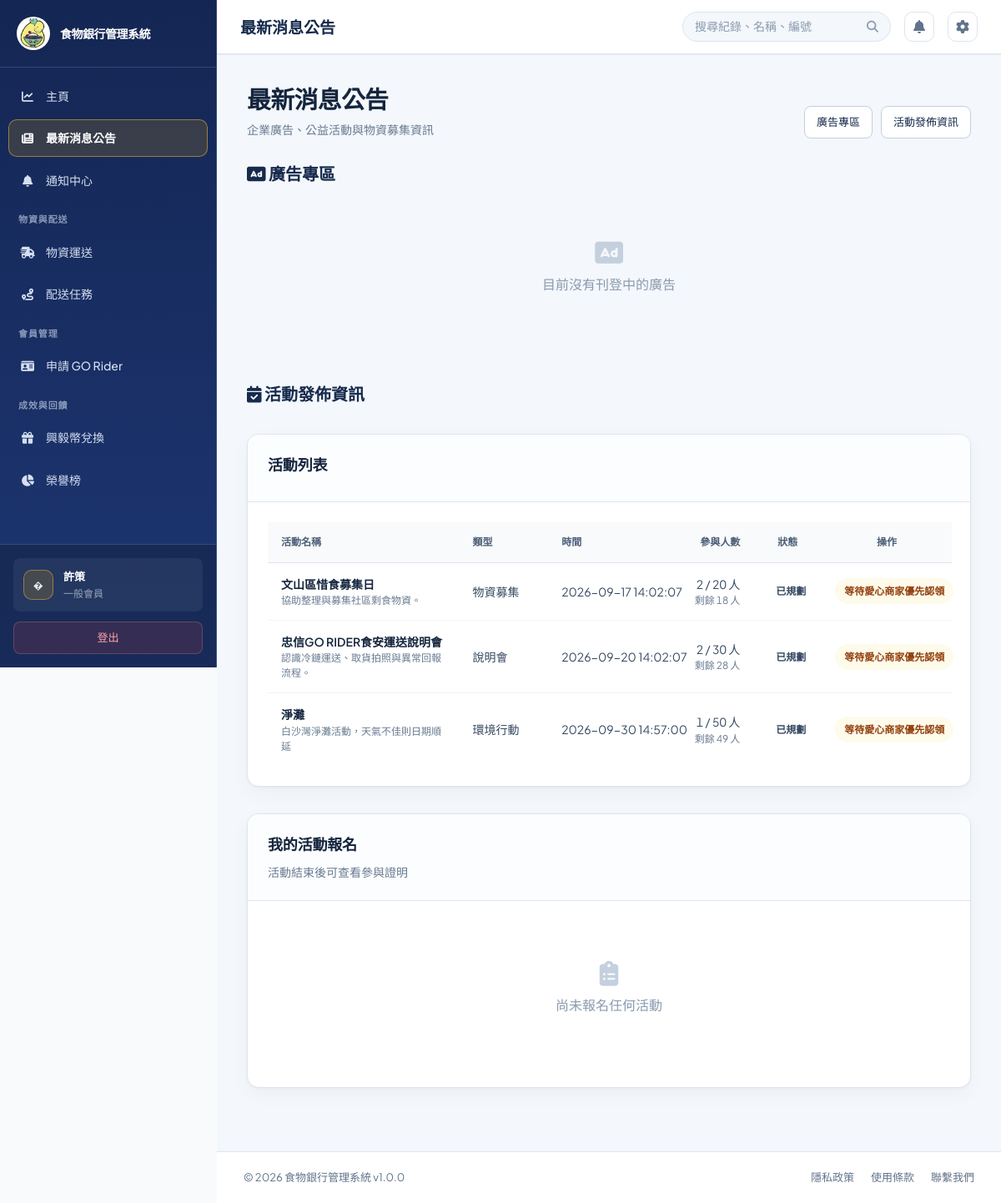
Screenshot of /?page=news (signed in) with the database file from the repository.
### tables this page shows
CREATE TABLE `users` (
  `user_id` int(11) NOT NULL,
  `username` varchar(50) NOT NULL,
  `password` varchar(255) NOT NULL,
  `email` varchar(100) NOT NULL,
  `full_name` varchar(100) NOT NULL,
  `phone` varchar(20) DEFAULT NULL,
  `role` enum('foodbank_staff','member') NOT NULL DEFAULT 'foodbank_staff',
  `member_type` enum('general','enterprise') NOT NULL DEFAULT 'general',
  `staff_type` enum('admin','clerk') DEFAULT NULL,
  `tax_id` varchar(8) DEFAULT NULL,
  `referral_source` varchar(50) DEFAULT NULL,
  `blacklisted_at` datetime DEFAULT NULL,
  `blacklist_reason` varchar(255) DEFAULT NULL,
  `department` varchar(50) DEFAULT NULL,
  `status` enum('active','inactive','suspended') DEFAULT 'active',
  `created_at` timestamp NULL DEFAULT current_timestamp(),
  `updated_at` timestamp NULL DEFAULT current_timestamp() ON UPDATE current_timestamp(),
  `created_by` int(11) DEFAULT NULL,
  `phone_verified` tinyint(1) NOT NULL DEFAULT 0,
  `is_enterprise_verified` tinyint(1) DEFAULT 0,
  `enterprise_name` varchar(150) DEFAULT NULL,
  `enterprise_verified_at` datetime DEFAULT NULL
);

CREATE TABLE `activities` (
  `activity_id` int(11) NOT NULL,
  `title` varchar(150) NOT NULL,
  `activity_type` enum('donation_drive','briefing','cleanup','promotion','other') NOT NULL DEFAULT 'other',
  `activity_type_detail` varchar(100) DEFAULT NULL,
  `description` text DEFAULT NULL,
  `start_at` datetime NOT NULL,
  `end_at` datetime DEFAULT NULL,
  `capacity` int(11) DEFAULT NULL,
  `status` enum('planned','ongoing','completed','cancelled') NOT NULL DEFAULT 'planned',
  `created_by` int(11) DEFAULT NULL,
  `created_at` timestamp NULL DEFAULT current_timestamp()
);

### src/views/activities.php (the view, shortened to what the rows shown need)
<?php
require_once BASE_PATH . '/src/models/ActivityModel.php';
require_once BASE_PATH . '/src/models/NotificationModel.php';
$activityModel = new ActivityModel();
$currentRole = $currentUser['role'] ?? 'foodbank_staff';
$isEnterpriseMember = ($currentUser['member_type'] ?? null) === 'enterprise';
$canRegisterActivities = $currentRole === 'member';
$activities = $activityModel->getAllActivities();
foreach ($activities as $index => $activity) {
    $capacity = (int) ($activity['capacity'] ?? 0);
    $remainingCapacity = $capacity > 0 ? max(0, $capacity - (int) $activity['participant_count']) : null;
    $activities[$index]['remaining_capacity'] = $remainingCapacity;
    $activities[$index]['can_register'] = $canRegisterActivities
        && ($isEnterpriseMember || $capacity <= 0 || !empty($activity['has_company_claim']))
        && ($remainingCapacity === null || $remainingCapacity > 0)
        && in_array($activity['status'], ['planned', 'ongoing'], true)
        && $activityModel->canUserRegisterActivity((int) $activity['activity_id'], (int) $currentUser['user_id']);
    $activities[$index]['can_manage'] = $activityModel->canManageActivity((int) $activity['activity_id'], (int) $currentUser['user_id'], $currentRole);
    $activities[$index]['can_view_participants'] = $activities[$index]['can_manage'] || $currentRole === 'foodbank_staff';
    $activities[$index]['is_creator'] = ((int) ($activity['created_by'] ?? 0)) === (int) $currentUser['user_id'];
}
$activityTypeLabels = [
    'donation_drive' => '物資募集',
    'briefing' => '說明會',
    'cleanup' => '環境行動',
    'promotion' => '公益宣導',
    'other' => '其他',
];
$getActivityTypeLabel = static function ($activity) use ($activityTypeLabels) {
    if (($activity['activity_type'] ?? '') === 'other' && trim((string) ($activity['activity_type_detail'] ?? '')) !== '') {
        return $activity['activity_type_detail'];
    }
    return $activityTypeLabels[$activity['activity_type']] ?? $activity['activity_type'];
};
$activityStatusLabels = [
    'planned' => '已規劃',
    'ongoing' => '進行中',
    'completed' => '已完成',
    'cancelled' => '已取消',
];
?>
<div class="card mt-32"><div class="card-header"><h2>活動列表</h2></div><div class="card-body activities-table-body">
<?php if ($activities): ?><table class="data-table activities-table"><thead><tr><th>活動名稱</th><th>類型</th><th>時間</th><th>參與人數</th><th>狀態</th><th>操作</th></tr></thead><tbody>
<?php foreach ($activities as $activity): ?><tr><td><strong><?php echo htmlspecialchars($activity['title']); ?></strong><?php if (!empty($activity['description']) && trim($activity['description']) !== trim($activity['title'])): ?><br><small class="<?php echo mb_strlen(trim($activity['description']), 'UTF-8') > 80 ? 'activity-description' : 'activity-description-short'; ?>"><?php echo htmlspecialchars($activity['description']); ?></small><?php if (mb_strlen(trim($activity['description']), 'UTF-8') > 80): ?><button type="button" class="activity-description-button" data-activity-title="<?php echo htmlspecialchars($activity['title'], ENT_QUOTES, 'UTF-8'); ?>" data-activity-description="<?php echo htmlspecialchars($activity['description'], ENT_QUOTES, 'UTF-8'); ?>">查看完整說明</button><?php endif; ?><?php endif; ?></td><td><?php echo htmlspecialchars($getActivityTypeLabel($activity)); ?></td><td><?php echo htmlspecialchars($activity['start_at']); ?></td><td><?php echo (int) $activity['participant_count']; ?><?php echo $activity['capacity'] ? ' / ' . (int) $activity['capacity'] . ' 人' : ' 人'; ?><?php if ($activity['remaining_capacity'] !== null && $canRegisterActivities): ?><br><small>剩餘 <?php echo (int) $activity['remaining_capacity']; ?> 人</small><?php endif; ?></td><td><span class="status status-<?php echo htmlspecialchars($activity['status']); ?>"><?php echo htmlspecialchars($activityStatusLabels[$activity['status']] ?? $activity['status']); ?></span></td><td>
    <?php if ($activity['can_manage']): ?>
        <div class="inline-action-group">
            <form method="post" class="delivery-action-form"><?php echo csrfField(); ?>
                <input type="hidden" name="action" value="load_edit_activity">
                <input type="hidden" name="activity_id" value="<?php echo (int) $activity['activity_id']; ?>">
                <button class="btn btn-secondary btn-sm" type="submit">編輯活動</button>
            </form>
            <button class="btn btn-secondary btn-sm view-participants-button" type="button" data-activity-id="<?php echo (int) $activity['activity_id']; ?>" data-activity-title="<?php echo htmlspecialchars($activity['title'], ENT_QUOTES, 'UTF-8'); ?>">參與者</button>
            <form method="post" class="delivery-action-form" onsubmit="return confirm('確定要刪除這個活動嗎？');"><?php echo csrfField(); ?>
                <input type="hidden" name="action" value="delete_activity">
                <input type="hidden" name="activity_id" value="<?php echo (int) $activity['activity_id']; ?>">
                <button class="btn btn-danger btn-sm" type="submit">刪除活動</button>
            </form>
        </div>
    <?php elseif ($activity['can_view_participants']): ?>
        <button class="btn btn-secondary btn-sm view-participants-button" type="button" data-activity-id="<?php echo (int) $activity['activity_id']; ?>" data-activity-title="<?php echo htmlspecialchars($activity['title'], ENT_QUOTES, 'UTF-8'); ?>">參與者</button>
    <?php else: ?>
        <span class="status status-warning"><?php
            if ($activity['remaining_capacity'] === 0) {
                echo '名額已滿';
            } elseif (!$isEnterpriseMember && (int) ($activity['capacity'] ?? 0) > 0 && empty($activity['has_company_claim'])) {
                echo '等待愛心商家優先認領';
            } elseif (!in_array($activity['status'], ['planned', 'ongoing'], true)) {
                echo '活動已結束或取消';
            } else {
                echo '已報名';
            }
        ?></span>
    <?php endif; ?>
</td></tr><?php endforeach; ?></tbody></table>
<?php else: ?><div class="empty-state"><i class="fas fa-calendar"></i><p>目前沒有公開活動</p></div><?php endif; ?></div></div>
<?php if ($canRegisterActivities): ?>
<div class="card mt-32"><div class="card-header"><h2>我的活動報名</h2><p>活動結束後可查看參與證明</p></div></div>
<?php endif; ?>

### public/index.php (shortened to what the rows shown need)
<?php
require_once BASE_PATH . '/config/database.php';
$connection = $db->getConnection();
$demoPasswordHashes = [
    'manager' => '866485796cfa8d7c0cf7111640205b83076433547577511d81f8030ae99ecea5',
    'staff' => '10176e7b7b24d317acfcf8d2064cfd2f24e154f7b5a96603077d5ef813d6a6b6',
];
foreach ($demoPasswordHashes as $demoUsername => $demoPasswordHash) {
    $demoUsernameEscaped = $connection->real_escape_string($demoUsername);
    $connection->query(
        "UPDATE users SET password = '{$demoPasswordHash}' WHERE username = '{$demoUsernameEscaped}' AND CHAR_LENGTH(password) <> 60 AND CHAR_LENGTH(password) <> 64"
    );
}
$connection->query(
    "UPDATE users SET full_name = CASE username
        WHEN 'official' THEN '食物銀行官方人員'
        WHEN 'manager' THEN '忠信食物銀行'
        WHEN 'staff' THEN '食物銀行官方人員'
        WHEN 'volunteer' THEN 'GO Rider'
        WHEN 'donor' THEN '捐贈剩食店家'
        ELSE full_name
    END
    WHERE username IN ('official', 'manager', 'staff', 'volunteer', 'donor')
      AND (full_name LIKE '%?%' OR full_name = '')"
);
if (!empty($_SESSION['user']['username'])) {
    $sessionUsername = $connection->real_escape_string($_SESSION['user']['username']);
    $sessionUserResult = $connection->query("SELECT user_id, username, full_name, role, member_type, staff_type, enterprise_name, status, email, phone, phone_verified FROM users WHERE username = '{$sessionUsername}' LIMIT 1");
}
$currentUser = $_SESSION['user'];
$authService = AuthService::forCurrentUser($currentUser);
require_once BASE_PATH . '/src/models/NotificationModel.php';
$notificationModel = new NotificationModel();
$latestNotificationId = $notificationModel->getLatestIdForUser((int) $currentUser['user_id']);
$role = $currentUser['role'];
$memberType = $currentUser['member_type'] ?? null;
$roleLabels = [
    'foodbank_staff' => '食物銀行管理員',
    'member' => $memberType === 'enterprise' ? '企業會員' : ($memberType === 'general' ? '一般會員' : '會員'),
];
$page = isset($_GET['page']) ? trim($_GET['page']) : 'dashboard';
$page = basename($page);
$menu_items = [
    'dashboard' => ['label' => '主頁', 'icon' => 'fa-solid fa-chart-line', 'group' => ''],
    'news' => ['label' => '最新消息公告', 'icon' => 'fa-solid fa-newspaper', 'group' => ''],
    'notifications' => ['label' => '通知中心', 'icon' => 'fa-solid fa-bell', 'group' => ''],
    'donation_materials' => ['label' => '物資捐贈', 'icon' => 'fa-solid fa-box-open', 'group' => '物資與配送'],
    'donation_materials_review' => ['label' => '物資捐贈審查', 'icon' => 'fa-solid fa-clipboard-check', 'group' => '物資與配送'],
    'material_transport' => ['label' => '物資運送', 'icon' => 'fa-solid fa-truck-fast', 'group' => '物資與配送'],
    'deliveries' => ['label' => '配送任務', 'icon' => 'fa-solid fa-route', 'group' => '物資與配送'],
    'order_tracking' => ['label' => '訂單追蹤', 'icon' => 'fa-solid fa-list-check', 'group' => '物資與配送'],
    'inventory' => ['label' => '物資盤點', 'icon' => 'fa-solid fa-boxes-stacked', 'group' => '物資與配送'],
    'item_categories' => ['label' => '物資分類', 'icon' => 'fa-solid fa-layer-group', 'group' => '物資與配送'],
    'users' => ['label' => '帳號審核', 'icon' => 'fa-solid fa-user-check', 'group' => '會員管理'],
    'volunteer_management' => ['label' => '一般會員管理', 'icon' => 'fa-solid fa-people-group', 'group' => '會員管理'],
    'rider_review' => ['label' => 'GO Rider 審核', 'icon' => 'fa-solid fa-user-shield', 'group' => '會員管理'],
    'rider_application' => ['label' => '申請 GO Rider', 'icon' => 'fa-solid fa-id-card', 'group' => '會員管理'],
    'rewards' => ['label' => '興毅幣兌換', 'icon' => 'fa-solid fa-gift', 'group' => '成效與回饋'],
    'carbon_report' => ['label' => '永續報告', 'icon' => 'fa-solid fa-leaf', 'group' => '成效與回饋'],
    'reports' => ['label' => '數據分析', 'icon' => 'fa-solid fa-chart-pie', 'group' => '成效與回饋'],
    'settings' => ['label' => '設置', 'icon' => 'fa-solid fa-gear', 'group' => ''],
];
$routablePages = array_merge(array_keys($menu_items), ['certificate', 'activity_certificate']);
$allowedPages = array_values(array_filter($routablePages, function ($slug) use ($authService) {
    return $authService->can('page.' . $slug);
}));
?>
<!DOCTYPE html>
<html lang="zh-TW">
<head>
    <link href="https://cdnjs.cloudflare.com/ajax/libs/font-awesome/6.4.0/css/all.min.css" rel="stylesheet">
    <link rel="stylesheet" href="assets/css/style.css?v=<?php echo filemtime(__DIR__ . '/assets/css/style.css'); ?>">
</head>
<body data-notification-poll-url="?action=notifications_poll" data-notification-last-id="<?php echo (int) $latestNotificationId; ?>">
    <div class="app-wrapper">
        <aside class="sidebar">
            <nav class="sidebar-nav">
                <?php $currentNavGroup = '';
                foreach ($menu_items as $key => $item):
                    if (!in_array($key, $allowedPages, true)) {
                        continue;
                    }
                    if ($item['group'] !== '' && $item['group'] !== $currentNavGroup): ?>
                    <?php endif;
                    $is_active = ($page === $key) ? 'active' : '';
                    $icon = $item['icon'];
                    $label = ($key === 'reports' && $role === 'member') ? '榮譽榜' : $item['label'];
                    ?>
                    <a href="?page=<?php echo $key; ?>" class="nav-item <?php echo $is_active; ?>" title="<?php echo $label; ?>">
                        <span class="nav-icon"><i class="<?php echo $icon; ?>"></i></span>
                        <span class="nav-label"><?php echo $label; ?></span>
                    </a>
                <?php endforeach; ?>
            </nav>
            <div class="sidebar-footer">
                <div class="user-profile">
                    <div class="avatar"><?php echo htmlspecialchars(strtoupper(substr($currentUser['full_name'], 0, 2))); ?></div>
                    <div class="user-info">
                        <div class="user-name"><?php echo htmlspecialchars($currentUser['full_name']); ?></div>
                        <div class="user-role"><?php echo htmlspecialchars($roleLabels[$role] ?? $role); ?></div>
                    </div>
                </div>
            </div>
        </aside>
        <div class="main-container">
            <main class="page-content">
                <div class="content-shell">
                    <?php
                    $view_file = BASE_PATH . '/src/views/' . $page . '.php';
                    if (file_exists($view_file)) {
                        include $view_file;
                    }
                    ?>
                </div>
            </main>
        </div>
    </div>
</body>
</html>

### rows the page displays
users: role "榮譽榜", full_name "�", full_name "許策", member_type+role "一般會員"
activities: title "文山區惜食募集日", description "協助整理與募集社區剩食物資。", activity_type "物資募集", start_at "2026-09-17 14:02:07", participant_count "2", capacity "20", remaining_capacity "18", status "已規劃", shows "等待愛心商家優先認領"
activities: title "忠信GO RIDER食安運送說明會", description "認識冷鏈運送、取貨拍照與異常回報流程。", activity_type "說明會", start_at "2026-09-20 14:02:07", participant_count "2", capacity "30", remaining_capacity "28", status "已規劃", shows "等待愛心商家優先認領"
activities: title "淨灘", description "白沙灣淨灘活動，天氣不佳則日期順延", activity_type "環境行動", start_at "2026-09-30 14:57:00", participant_count "1", capacity "50", remaining_capacity "49", status "已規劃", shows "等待愛心商家優先認領"

### other values shown
APP_NAME "食物銀行管理系統"
$label "主頁"
$label "最新消息公告"
$label "通知中心"
$item['group'] "物資與配送"
$label "物資運送"
$label "配送任務"
$item['group'] "會員管理"
$label "申請 GO Rider"
$item['group'] "成效與回饋"
$label "興毅幣兌換"
$menu_items[$page]['label'] "最新消息公告"
APP_VERSION "1.0.0"
